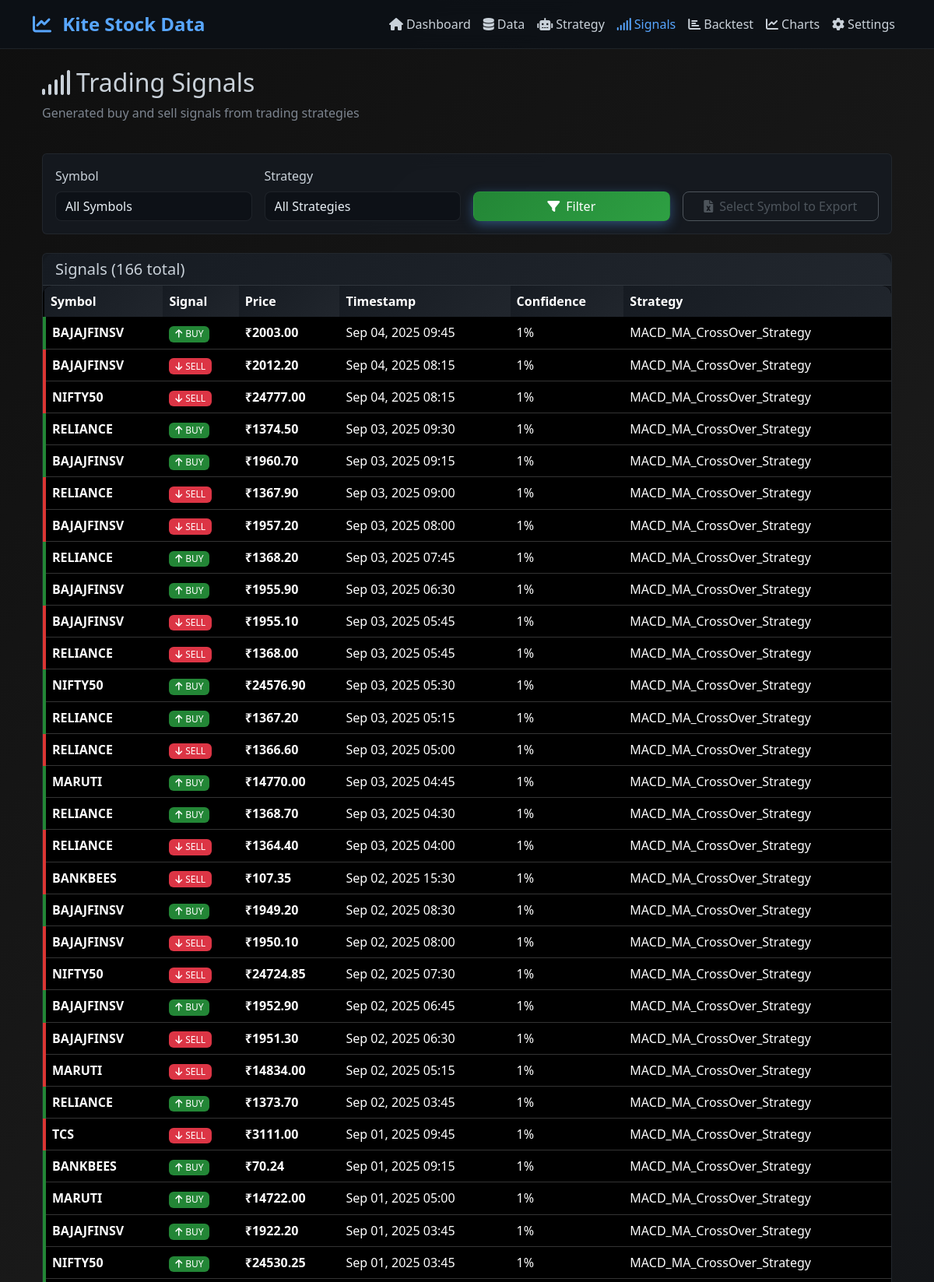
Page /signals/ (upper part) on the committed database.
### stock_data/models.py (models this page shows, shortened)
class TradingSignal(models.Model):
    SIGNAL_CHOICES = [
        ('BUY', 'Buy'),
        ('SELL', 'Sell'),
        ('HOLD', 'Hold'),
    ]
    symbol = models.CharField(max_length=20, db_index=True)
    strategy = models.ForeignKey(TradingStrategy, on_delete=models.CASCADE)
    signal_type = models.CharField(max_length=4, choices=SIGNAL_CHOICES)
    timestamp = models.DateTimeField(db_index=True)
    price = models.DecimalField(max_digits=10, decimal_places=2)
    confidence = models.FloatField(default=1.0)  # Signal confidence 0.0 to 1.0
    indicators = models.JSONField(default=dict)  # Store indicator values
    notes = models.TextField(blank=True)
    is_executed = models.BooleanField(default=False)
    created_at = models.DateTimeField(auto_now_add=True)
    class Meta:
        ordering = ['-timestamp']
        indexes = [
            models.Index(fields=['symbol', 'timestamp']),
            models.Index(fields=['signal_type', 'timestamp']),
        ]

class TradingStrategy(models.Model):
    name = models.CharField(max_length=100, unique=True)
    description = models.TextField(blank=True)
    parameters = models.JSONField(default=dict)  # Store strategy parameters as JSON
    is_active = models.BooleanField(default=True)
    created_at = models.DateTimeField(auto_now_add=True)
    updated_at = models.DateTimeField(auto_now=True)
    class Meta:
        ordering = ['name']

### stock_data/views.py (the view)
# urls.py: path('signals/', views.signals_view, name='signals_view'),
def signals_view(request):
    symbol = request.GET.get('symbol')
    strategy_id = request.GET.get('strategy')
    signals = TradingSignal.objects.all()
    if symbol:
        signals = signals.filter(symbol=symbol)
    if strategy_id:
        signals = signals.filter(strategy_id=strategy_id)
    from django.core.paginator import Paginator
    paginator = Paginator(signals, 50)
    page = request.GET.get('page', 1)
    signals_page = paginator.get_page(page)
    symbols = TradingSignal.objects.values_list('symbol', flat=True).distinct()
    strategies = TradingStrategy.objects.all()
    context = {
        'signals': signals_page,
        'symbols': symbols,
        'strategies': strategies,
        'selected_symbol': symbol,
        'selected_strategy': strategy_id,
    }
    return render(request, 'signals.html', context)

### stock_data/templates/signals.html (shortened to what this page needs)
{% extends 'base.html' %}
{% block content %}
    <div class="container mt-4">
        <div class="row mb-4">
            <div class="col">
                <h2><i class="fas fa-signal me-2"></i>Trading Signals</h2>
                <p class="text-muted">Generated buy and sell signals from trading strategies</p>
            </div>
        </div>
        <div class="card mb-4">
            <div class="card-body">
                <form method="GET" class="row g-3">
                    <div class="col-md-3">
                        <label class="form-label">Symbol</label>
                        <select name="symbol" class="form-select">
                            <option value="">All Symbols</option>
                        </select>
                    </div>
                    <div class="col-md-3">
                        <label class="form-label">Strategy</label>
                        <select name="strategy" class="form-select">
                            <option value="">All Strategies</option>
                        </select>
                    </div>
                    <div class="col-md-3 d-flex align-items-end">
                        <button type="submit" class="btn btn-primary w-100">
                            <i class="fas fa-filter me-2"></i>Filter
                        </button>
                    </div>
                    <div class="col-md-3 d-flex align-items-end">
                        {% if selected_symbol %}
                        <a href="{% url 'export_strategy_data' %}?symbol={{ selected_symbol }}{% if selected_strategy %}&strategy={{ selected_strategy }}{% endif %}"
                           class="btn btn-success w-100">
                            <i class="fas fa-file-excel me-2"></i>Export to Excel
                        </a>
                        {% else %}
                        <button type="button" class="btn btn-outline-secondary w-100" disabled>
                            <i class="fas fa-file-excel me-2"></i>Select Symbol to Export
                        </button>
                        {% endif %}
                    </div>
                </form>
            </div>
        </div>
        <div class="card">
            <div class="card-header">
                <h5 class="mb-0">Signals ({{ signals.paginator.count }} total)</h5>
            </div>
            <div class="card-body p-0">
                {% if signals %}
                <div class="table-responsive">
                    <table class="table table-hover mb-0">
                        <thead style="background-color: #000000;">
                            <tr>
                                <th style="background-color: #000000; color: #ffffff; border-color: rgba(255, 255, 255, 0.2);">Symbol</th>
                                <th style="background-color: #000000; color: #ffffff; border-color: rgba(255, 255, 255, 0.2);">Signal</th>
                                <th style="background-color: #000000; color: #ffffff; border-color: rgba(255, 255, 255, 0.2);">Price</th>
                                <th style="background-color: #000000; color: #ffffff; border-color: rgba(255, 255, 255, 0.2);">Timestamp</th>
                                <th style="background-color: #000000; color: #ffffff; border-color: rgba(255, 255, 255, 0.2);">Confidence</th>
                                <th style="background-color: #000000; color: #ffffff; border-color: rgba(255, 255, 255, 0.2);">Strategy</th>
                            </tr>
                        </thead>
                        <tbody>
                            {% for signal in signals %}
                            <tr class="{% if signal.signal_type == 'BUY' %}signal-buy{% else %}signal-sell{% endif %}" style="background-color: #000000;">
                                <td style="background-color: #000000; color: #ffffff; border-color: rgba(255, 255, 255, 0.2);"><strong>{{ signal.symbol }}</strong></td>
                                <td style="background-color: #000000; color: #ffffff; border-color: rgba(255, 255, 255, 0.2);">
                                    <span class="badge {% if signal.signal_type == 'BUY' %}bg-success{% else %}bg-danger{% endif %}">
                                        {% if signal.signal_type == 'BUY' %}
                                            <i class="fas fa-arrow-up me-1"></i>BUY
                                        {% else %}
                                            <i class="fas fa-arrow-down me-1"></i>SELL
                                        {% endif %}
                                    </span>
                                </td>
                                <td style="background-color: #000000; color: #ffffff; border-color: rgba(255, 255, 255, 0.2);"><strong>₹{{ signal.price|floatformat:2 }}</strong></td>
                                <td style="background-color: #000000; color: #ffffff; border-color: rgba(255, 255, 255, 0.2);">{{ signal.timestamp|date:"M d, Y H:i" }}</td>
                                <td style="background-color: #000000; color: #ffffff; border-color: rgba(255, 255, 255, 0.2);">{{ signal.confidence|floatformat:0 }}%</td>
                                <td style="background-color: #000000; color: #ffffff; border-color: rgba(255, 255, 255, 0.2);">{{ signal.strategy.name }}</td>
                            </tr>
                            {% endfor %}
                        </tbody>
                    </table>
                </div>
                {% endif %}
            </div>
        </div>
    </div>
    {% endblock %}

### rows in the picture
TradingSignal: symbol "BAJAJFINSV", signal_type "BUY" (drawn), price "2003.00", timestamp "Sep 04, 2025 09:45", confidence "1", strategy.name "MACD_MA_CrossOver_Strategy"
TradingSignal: symbol "BAJAJFINSV", signal_type "SELL" (drawn), price "2012.20", timestamp "Sep 04, 2025 08:15", confidence "1", strategy.name "MACD_MA_CrossOver_Strategy"
TradingSignal: symbol "NIFTY50", signal_type "SELL" (drawn), price "24777.00", timestamp "Sep 04, 2025 08:15", confidence "1", strategy.name "MACD_MA_CrossOver_Strategy"
TradingSignal: symbol "RELIANCE", signal_type "BUY" (drawn), price "1374.50", timestamp "Sep 03, 2025 09:30", confidence "1", strategy.name "MACD_MA_CrossOver_Strategy"
TradingSignal: symbol "BAJAJFINSV", signal_type "BUY" (drawn), price "1960.70", timestamp "Sep 03, 2025 09:15", confidence "1", strategy.name "MACD_MA_CrossOver_Strategy"
TradingSignal: symbol "RELIANCE", signal_type "SELL" (drawn), price "1367.90", timestamp "Sep 03, 2025 09:00", confidence "1", strategy.name "MACD_MA_CrossOver_Strategy"
TradingSignal: symbol "BAJAJFINSV", signal_type "SELL" (drawn), price "1957.20", timestamp "Sep 03, 2025 08:00", confidence "1", strategy.name "MACD_MA_CrossOver_Strategy"
TradingSignal: symbol "RELIANCE", signal_type "BUY" (drawn), price "1368.20", timestamp "Sep 03, 2025 07:45", confidence "1", strategy.name "MACD_MA_CrossOver_Strategy"
TradingSignal: symbol "BAJAJFINSV", signal_type "BUY" (drawn), price "1955.90", timestamp "Sep 03, 2025 06:30", confidence "1", strategy.name "MACD_MA_CrossOver_Strategy"
TradingSignal: symbol "BAJAJFINSV", signal_type "SELL" (drawn), price "1955.10", timestamp "Sep 03, 2025 05:45", confidence "1", strategy.name "MACD_MA_CrossOver_Strategy"
TradingSignal: symbol "RELIANCE", signal_type "SELL" (drawn), price "1368.00", timestamp "Sep 03, 2025 05:45", confidence "1", strategy.name "MACD_MA_CrossOver_Strategy"
TradingSignal: symbol "NIFTY50", signal_type "BUY" (drawn), price "24576.90", timestamp "Sep 03, 2025 05:30", confidence "1", strategy.name "MACD_MA_CrossOver_Strategy"
TradingSignal: symbol "RELIANCE", signal_type "BUY" (drawn), price "1367.20", timestamp "Sep 03, 2025 05:15", confidence "1", strategy.name "MACD_MA_CrossOver_Strategy"
TradingSignal: symbol "RELIANCE", signal_type "SELL" (drawn), price "1366.60", timestamp "Sep 03, 2025 05:00", confidence "1", strategy.name "MACD_MA_CrossOver_Strategy"
TradingSignal: symbol "MARUTI", signal_type "BUY" (drawn), price "14770.00", timestamp "Sep 03, 2025 04:45", confidence "1", strategy.name "MACD_MA_CrossOver_Strategy"
TradingSignal: symbol "RELIANCE", signal_type "BUY" (drawn), price "1368.70", timestamp "Sep 03, 2025 04:30", confidence "1", strategy.name "MACD_MA_CrossOver_Strategy"
TradingSignal: symbol "RELIANCE", signal_type "SELL" (drawn), price "1364.40", timestamp "Sep 03, 2025 04:00", confidence "1", strategy.name "MACD_MA_CrossOver_Strategy"
TradingSignal: symbol "BANKBEES", signal_type "SELL" (drawn), price "107.35", timestamp "Sep 02, 2025 15:30", confidence "1", strategy.name "MACD_MA_CrossOver_Strategy"
TradingSignal: symbol "BAJAJFINSV", signal_type "BUY" (drawn), price "1949.20", timestamp "Sep 02, 2025 08:30", confidence "1", strategy.name "MACD_MA_CrossOver_Strategy"
TradingSignal: symbol "BAJAJFINSV", signal_type "SELL" (drawn), price "1950.10", timestamp "Sep 02, 2025 08:00", confidence "1", strategy.name "MACD_MA_CrossOver_Strategy"
TradingSignal: symbol "NIFTY50", signal_type "SELL" (drawn), price "24724.85", timestamp "Sep 02, 2025 07:30", confidence "1", strategy.name "MACD_MA_CrossOver_Strategy"
TradingSignal: symbol "BAJAJFINSV", signal_type "BUY" (drawn), price "1952.90", timestamp "Sep 02, 2025 06:45", confidence "1", strategy.name "MACD_MA_CrossOver_Strategy"
TradingSignal: symbol "BAJAJFINSV", signal_type "SELL" (drawn), price "1951.30", timestamp "Sep 02, 2025 06:30", confidence "1", strategy.name "MACD_MA_CrossOver_Strategy"
TradingSignal: symbol "MARUTI", signal_type "SELL" (drawn), price "14834.00", timestamp "Sep 02, 2025 05:15", confidence "1", strategy.name "MACD_MA_CrossOver_Strategy"
TradingSignal: symbol "RELIANCE", signal_type "BUY" (drawn), price "1373.70", timestamp "Sep 02, 2025 03:45", confidence "1", strategy.name "MACD_MA_CrossOver_Strategy"
TradingSignal: symbol "TCS", signal_type "SELL" (drawn), price "3111.00", timestamp "Sep 01, 2025 09:45", confidence "1", strategy.name "MACD_MA_CrossOver_Strategy"
TradingSignal: symbol "BANKBEES", signal_type "BUY" (drawn), price "70.24", timestamp "Sep 01, 2025 09:15", confidence "1", strategy.name "MACD_MA_CrossOver_Strategy"
TradingSignal: symbol "MARUTI", signal_type "BUY" (drawn), price "14722.00", timestamp "Sep 01, 2025 05:00", confidence "1", strategy.name "MACD_MA_CrossOver_Strategy"
TradingSignal: symbol "BAJAJFINSV", signal_type "BUY" (drawn), price "1922.20", timestamp "Sep 01, 2025 03:45", confidence "1", strategy.name "MACD_MA_CrossOver_Strategy"
TradingSignal: symbol "NIFTY50", signal_type "BUY" (drawn), price "24530.25", timestamp "Sep 01, 2025 03:45", confidence "1", strategy.name "MACD_MA_CrossOver_Strategy"

### other values in the picture
{{ signals.paginator.count }} "166"
